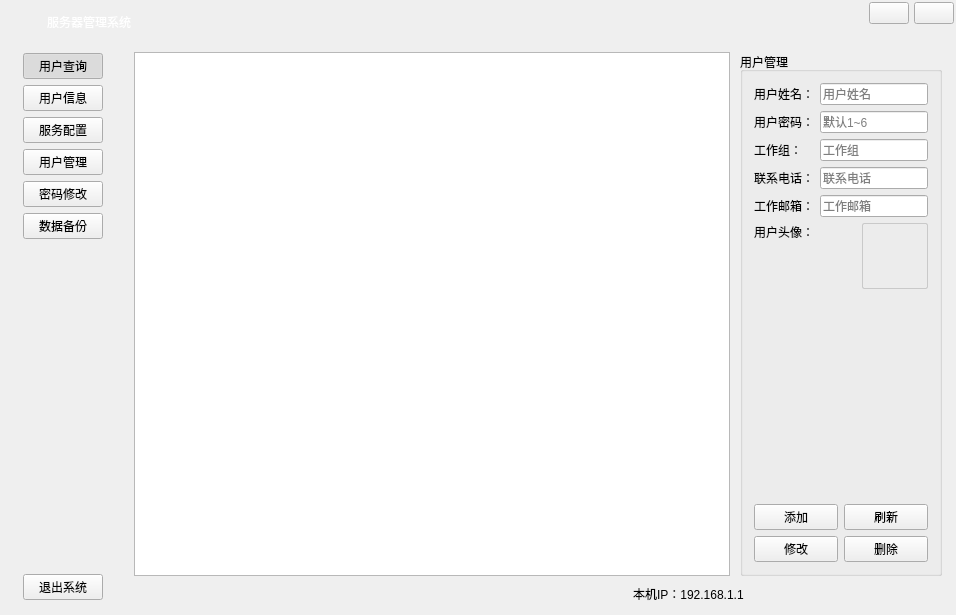
<?xml version="1.0" encoding="UTF-8"?>
<ui version="4.0">
 <class>MainWindow</class>
 <widget class="QWidget" name="MainWindow">
  <property name="geometry">
   <rect>
    <x>0</x>
    <y>0</y>
    <width>956</width>
    <height>615</height>
   </rect>
  </property>
  <property name="windowTitle">
   <string>局域网通信管理系统</string>
  </property>
  <property name="windowIcon">
   <iconset resource="images.qrc">
    <normaloff>:/resource/images/ic_app.png</normaloff>:/resource/images/ic_app.png</iconset>
  </property>
  <property name="styleSheet">
   <string notr="true"/>
  </property>
  <layout class="QVBoxLayout" name="verticalLayout">
   <property name="spacing">
    <number>0</number>
   </property>
   <property name="leftMargin">
    <number>2</number>
   </property>
   <property name="topMargin">
    <number>2</number>
   </property>
   <property name="rightMargin">
    <number>2</number>
   </property>
   <property name="bottomMargin">
    <number>2</number>
   </property>
   <item>
    <widget class="QWidget" name="widgetWinTitle" native="true">
     <property name="minimumSize">
      <size>
       <width>0</width>
       <height>40</height>
      </size>
     </property>
     <property name="maximumSize">
      <size>
       <width>16777215</width>
       <height>40</height>
      </size>
     </property>
     <layout class="QHBoxLayout" name="horizontalLayout_2" stretch="0,1,0,0">
      <property name="spacing">
       <number>5</number>
      </property>
      <property name="leftMargin">
       <number>10</number>
      </property>
      <property name="topMargin">
       <number>0</number>
      </property>
      <property name="rightMargin">
       <number>0</number>
      </property>
      <property name="bottomMargin">
       <number>0</number>
      </property>
      <item>
       <widget class="QLabel" name="labelWinIcon">
        <property name="minimumSize">
         <size>
          <width>30</width>
          <height>30</height>
         </size>
        </property>
        <property name="maximumSize">
         <size>
          <width>50</width>
          <height>50</height>
         </size>
        </property>
        <property name="text">
         <string/>
        </property>
        <property name="pixmap">
         <pixmap resource="images.qrc">:/resource/images/ic_app.png</pixmap>
        </property>
       </widget>
      </item>
      <item>
       <widget class="QLabel" name="labelWinTitle">
        <property name="styleSheet">
         <string notr="true">color: #FFFFFF;</string>
        </property>
        <property name="text">
         <string>服务器管理系统</string>
        </property>
       </widget>
      </item>
      <item alignment="Qt::AlignTop">
       <widget class="QPushButton" name="btnWinMin">
        <property name="focusPolicy">
         <enum>Qt::NoFocus</enum>
        </property>
        <property name="text">
         <string/>
        </property>
        <property name="icon">
         <iconset resource="images.qrc">
          <normaloff>:/resource/common/ic_min.png</normaloff>:/resource/common/ic_min.png</iconset>
        </property>
       </widget>
      </item>
      <item alignment="Qt::AlignTop">
       <widget class="QPushButton" name="btnWinClose">
        <property name="focusPolicy">
         <enum>Qt::NoFocus</enum>
        </property>
        <property name="text">
         <string/>
        </property>
        <property name="icon">
         <iconset resource="images.qrc">
          <normaloff>:/resource/common/ic_close_white.png</normaloff>:/resource/common/ic_close_white.png</iconset>
        </property>
       </widget>
      </item>
     </layout>
    </widget>
   </item>
   <item>
    <widget class="QWidget" name="widgetBody" native="true">
     <layout class="QHBoxLayout" name="horizontalLayout">
      <property name="spacing">
       <number>0</number>
      </property>
      <property name="leftMargin">
       <number>0</number>
      </property>
      <property name="topMargin">
       <number>0</number>
      </property>
      <property name="rightMargin">
       <number>0</number>
      </property>
      <property name="bottomMargin">
       <number>0</number>
      </property>
      <item>
       <widget class="QStackedWidget" name="stackedWidgetMain">
        <property name="currentIndex">
         <number>1</number>
        </property>
        <widget class="QWidget" name="LoginWidget">
         <widget class="QWidget" name="widgetUser" native="true">
          <property name="geometry">
           <rect>
            <x>600</x>
            <y>160</y>
            <width>282</width>
            <height>147</height>
           </rect>
          </property>
          <property name="minimumSize">
           <size>
            <width>282</width>
            <height>147</height>
           </size>
          </property>
          <property name="maximumSize">
           <size>
            <width>282</width>
            <height>147</height>
           </size>
          </property>
          <widget class="QPushButton" name="btnExit">
           <property name="geometry">
            <rect>
             <x>36</x>
             <y>109</y>
             <width>75</width>
             <height>23</height>
            </rect>
           </property>
           <property name="focusPolicy">
            <enum>Qt::NoFocus</enum>
           </property>
           <property name="text">
            <string>退出</string>
           </property>
           <property name="icon">
            <iconset resource="images.qrc">
             <normaloff>:/resource/images/ic_cancel.png</normaloff>:/resource/images/ic_cancel.png</iconset>
           </property>
          </widget>
          <widget class="QPushButton" name="btnLogin">
           <property name="geometry">
            <rect>
             <x>173</x>
             <y>110</y>
             <width>75</width>
             <height>23</height>
            </rect>
           </property>
           <property name="focusPolicy">
            <enum>Qt::NoFocus</enum>
           </property>
           <property name="text">
            <string>登录</string>
           </property>
           <property name="icon">
            <iconset resource="images.qrc">
             <normaloff>:/resource/images/ic_ok.png</normaloff>:/resource/images/ic_ok.png</iconset>
           </property>
          </widget>
          <widget class="QLabel" name="label">
           <property name="geometry">
            <rect>
             <x>33</x>
             <y>22</y>
             <width>36</width>
             <height>16</height>
            </rect>
           </property>
           <property name="text">
            <string>用名：</string>
           </property>
          </widget>
          <widget class="QLabel" name="label_2">
           <property name="geometry">
            <rect>
             <x>33</x>
             <y>66</y>
             <width>36</width>
             <height>16</height>
            </rect>
           </property>
           <property name="text">
            <string>密码：</string>
           </property>
          </widget>
          <widget class="QLineEdit" name="lineEditUser">
           <property name="geometry">
            <rect>
             <x>78</x>
             <y>22</y>
             <width>171</width>
             <height>20</height>
            </rect>
           </property>
           <property name="text">
            <string>admin</string>
           </property>
          </widget>
          <widget class="QLineEdit" name="lineEditPasswd">
           <property name="geometry">
            <rect>
             <x>78</x>
             <y>66</y>
             <width>171</width>
             <height>20</height>
            </rect>
           </property>
           <property name="text">
            <string>123456</string>
           </property>
           <property name="echoMode">
            <enum>QLineEdit::Password</enum>
           </property>
          </widget>
         </widget>
        </widget>
        <widget class="QWidget" name="MainWidget">
         <layout class="QHBoxLayout" name="horizontalLayout_3" stretch="0,0">
          <property name="spacing">
           <number>0</number>
          </property>
          <property name="leftMargin">
           <number>10</number>
          </property>
          <property name="topMargin">
           <number>0</number>
          </property>
          <property name="rightMargin">
           <number>2</number>
          </property>
          <property name="bottomMargin">
           <number>2</number>
          </property>
          <item>
           <widget class="QWidget" name="widgetNav" native="true">
            <layout class="QVBoxLayout" name="verticalLayout_3">
             <item>
              <widget class="QPushButton" name="btnUserInfoPage">
               <property name="focusPolicy">
                <enum>Qt::NoFocus</enum>
               </property>
               <property name="text">
                <string>用户查询</string>
               </property>
               <property name="icon">
                <iconset resource="images.qrc">
                 <normaloff>:/resource/images/ic_find.png</normaloff>:/resource/images/ic_find.png</iconset>
               </property>
               <property name="iconSize">
                <size>
                 <width>24</width>
                 <height>24</height>
                </size>
               </property>
               <property name="checkable">
                <bool>true</bool>
               </property>
               <property name="checked">
                <bool>true</bool>
               </property>
              </widget>
             </item>
             <item>
              <widget class="QPushButton" name="btnScorePage">
               <property name="focusPolicy">
                <enum>Qt::NoFocus</enum>
               </property>
               <property name="text">
                <string>用户信息</string>
               </property>
               <property name="icon">
                <iconset resource="images.qrc">
                 <normaloff>:/resource/images/ic_goods.png</normaloff>:/resource/images/ic_goods.png</iconset>
               </property>
               <property name="iconSize">
                <size>
                 <width>24</width>
                 <height>24</height>
                </size>
               </property>
               <property name="checkable">
                <bool>true</bool>
               </property>
              </widget>
             </item>
             <item>
              <widget class="QPushButton" name="btnScoreInsertPage">
               <property name="focusPolicy">
                <enum>Qt::NoFocus</enum>
               </property>
               <property name="text">
                <string>服务配置</string>
               </property>
               <property name="icon">
                <iconset resource="images.qrc">
                 <normaloff>:/resource/images/ic_goods.png</normaloff>:/resource/images/ic_goods.png</iconset>
               </property>
               <property name="iconSize">
                <size>
                 <width>24</width>
                 <height>24</height>
                </size>
               </property>
               <property name="checkable">
                <bool>true</bool>
               </property>
              </widget>
             </item>
             <item>
              <widget class="QPushButton" name="btnUsersPage">
               <property name="focusPolicy">
                <enum>Qt::NoFocus</enum>
               </property>
               <property name="text">
                <string>用户管理</string>
               </property>
               <property name="icon">
                <iconset resource="images.qrc">
                 <normaloff>:/resource/images/if_users.png</normaloff>:/resource/images/if_users.png</iconset>
               </property>
               <property name="iconSize">
                <size>
                 <width>24</width>
                 <height>24</height>
                </size>
               </property>
               <property name="checkable">
                <bool>true</bool>
               </property>
              </widget>
             </item>
             <item>
              <widget class="QPushButton" name="btnPasswordPage">
               <property name="focusPolicy">
                <enum>Qt::NoFocus</enum>
               </property>
               <property name="text">
                <string>密码修改</string>
               </property>
               <property name="icon">
                <iconset resource="images.qrc">
                 <normaloff>:/resource/images/ic_key.png</normaloff>:/resource/images/ic_key.png</iconset>
               </property>
               <property name="iconSize">
                <size>
                 <width>24</width>
                 <height>24</height>
                </size>
               </property>
               <property name="checkable">
                <bool>true</bool>
               </property>
              </widget>
             </item>
             <item>
              <widget class="QPushButton" name="btnDataBackup">
               <property name="focusPolicy">
                <enum>Qt::NoFocus</enum>
               </property>
               <property name="text">
                <string>数据备份</string>
               </property>
               <property name="icon">
                <iconset resource="images.qrc">
                 <normaloff>:/resource/images/ic_backup.png</normaloff>:/resource/images/ic_backup.png</iconset>
               </property>
               <property name="iconSize">
                <size>
                 <width>24</width>
                 <height>24</height>
                </size>
               </property>
               <property name="checkable">
                <bool>true</bool>
               </property>
              </widget>
             </item>
             <item>
              <spacer name="verticalSpacer">
               <property name="orientation">
                <enum>Qt::Vertical</enum>
               </property>
               <property name="sizeHint" stdset="0">
                <size>
                 <width>20</width>
                 <height>330</height>
                </size>
               </property>
              </spacer>
             </item>
             <item>
              <widget class="QPushButton" name="btnQuit">
               <property name="focusPolicy">
                <enum>Qt::NoFocus</enum>
               </property>
               <property name="text">
                <string>退出系统</string>
               </property>
               <property name="icon">
                <iconset resource="images.qrc">
                 <normaloff>:/resource/images/ic_exit.png</normaloff>:/resource/images/ic_exit.png</iconset>
               </property>
               <property name="iconSize">
                <size>
                 <width>24</width>
                 <height>24</height>
                </size>
               </property>
              </widget>
             </item>
            </layout>
           </widget>
          </item>
          <item>
           <widget class="QWidget" name="widgetRight" native="true">
            <layout class="QVBoxLayout" name="verticalLayout_8">
             <property name="spacing">
              <number>0</number>
             </property>
             <property name="leftMargin">
              <number>0</number>
             </property>
             <property name="topMargin">
              <number>0</number>
             </property>
             <property name="rightMargin">
              <number>0</number>
             </property>
             <property name="bottomMargin">
              <number>0</number>
             </property>
             <item>
              <widget class="AnimationStackedWidget" name="stackedWidgetFunc">
               <property name="currentIndex">
                <number>3</number>
               </property>
               <widget class="QWidget" name="page">
                <layout class="QVBoxLayout" name="verticalLayout_11">
                 <item alignment="Qt::AlignLeft|Qt::AlignTop">
                  <widget class="QGroupBox" name="groupBox_2">
                   <property name="title">
                    <string>用户信息</string>
                   </property>
                   <layout class="QVBoxLayout" name="verticalLayout_4"/>
                  </widget>
                 </item>
                </layout>
               </widget>
               <widget class="QWidget" name="page_2">
                <layout class="QVBoxLayout" name="verticalLayout_5" stretch="0">
                 <property name="spacing">
                  <number>10</number>
                 </property>
                 <property name="leftMargin">
                  <number>10</number>
                 </property>
                 <property name="topMargin">
                  <number>10</number>
                 </property>
                 <property name="rightMargin">
                  <number>10</number>
                 </property>
                 <property name="bottomMargin">
                  <number>10</number>
                 </property>
                 <item>
                  <widget class="QTextBrowser" name="textBrowser"/>
                 </item>
                </layout>
               </widget>
               <widget class="QWidget" name="page_3">
                <layout class="QVBoxLayout" name="verticalLayout_9"/>
               </widget>
               <widget class="QWidget" name="page_4">
                <layout class="QHBoxLayout" name="horizontalLayout_6" stretch="0,1,0">
                 <property name="spacing">
                  <number>10</number>
                 </property>
                 <property name="leftMargin">
                  <number>10</number>
                 </property>
                 <property name="topMargin">
                  <number>10</number>
                 </property>
                 <property name="rightMargin">
                  <number>10</number>
                 </property>
                 <property name="bottomMargin">
                  <number>0</number>
                 </property>
                 <item>
                  <widget class="QWidget" name="widget_2" native="true"/>
                 </item>
                 <item>
                  <widget class="QTableView" name="tableViewUsers"/>
                 </item>
                 <item>
                  <widget class="QGroupBox" name="groupBox_5">
                   <property name="title">
                    <string>用户管理</string>
                   </property>
                   <layout class="QVBoxLayout" name="verticalLayout_7">
                    <item>
                     <layout class="QGridLayout" name="gridLayout_3">
                      <item row="1" column="1" colspan="2">
                       <widget class="QLineEdit" name="lineEditAddPasswd">
                        <property name="placeholderText">
                         <string>默认1~6</string>
                        </property>
                       </widget>
                      </item>
                      <item row="1" column="0">
                       <widget class="QLabel" name="label_12">
                        <property name="text">
                         <string>用户密码：</string>
                        </property>
                       </widget>
                      </item>
                      <item row="3" column="0">
                       <widget class="QLabel" name="label_14">
                        <property name="text">
                         <string>联系电话：</string>
                        </property>
                       </widget>
                      </item>
                      <item row="5" column="0" colspan="2">
                       <widget class="QLabel" name="label_10">
                        <property name="text">
                         <string>用户头像：</string>
                        </property>
                        <property name="alignment">
                         <set>Qt::AlignLeading|Qt::AlignLeft|Qt::AlignTop</set>
                        </property>
                       </widget>
                      </item>
                      <item row="2" column="0">
                       <widget class="QLabel" name="label_13">
                        <property name="text">
                         <string>工作组：</string>
                        </property>
                       </widget>
                      </item>
                      <item row="4" column="1" colspan="2">
                       <widget class="QLineEdit" name="lineEditUserEmail">
                        <property name="placeholderText">
                         <string>工作邮箱</string>
                        </property>
                       </widget>
                      </item>
                      <item row="5" column="2">
                       <widget class="QLabel" name="labelUserHead">
                        <property name="minimumSize">
                         <size>
                          <width>66</width>
                          <height>66</height>
                         </size>
                        </property>
                        <property name="maximumSize">
                         <size>
                          <width>66</width>
                          <height>66</height>
                         </size>
                        </property>
                        <property name="styleSheet">
                         <string notr="true">QLabel {
	border: 1px solid #C9C9C9;
	border-radius: 2px;
}</string>
                        </property>
                        <property name="text">
                         <string/>
                        </property>
                        <property name="pixmap">
                         <pixmap resource="images.qrc">:/resource/images/if_users.png</pixmap>
                        </property>
                        <property name="alignment">
                         <set>Qt::AlignCenter</set>
                        </property>
                       </widget>
                      </item>
                      <item row="3" column="1" colspan="2">
                       <widget class="QLineEdit" name="lineEditUserPhone">
                        <property name="placeholderText">
                         <string>联系电话</string>
                        </property>
                       </widget>
                      </item>
                      <item row="0" column="0">
                       <widget class="QLabel" name="label_11">
                        <property name="text">
                         <string>用户姓名：</string>
                        </property>
                       </widget>
                      </item>
                      <item row="2" column="1" colspan="2">
                       <widget class="QLineEdit" name="lineEditUserGroup">
                        <property name="placeholderText">
                         <string>工作组</string>
                        </property>
                       </widget>
                      </item>
                      <item row="0" column="1" colspan="2">
                       <widget class="QLineEdit" name="lineEditAddUser">
                        <property name="placeholderText">
                         <string>用户姓名</string>
                        </property>
                       </widget>
                      </item>
                      <item row="4" column="0">
                       <widget class="QLabel" name="label_18">
                        <property name="text">
                         <string>工作邮箱：</string>
                        </property>
                       </widget>
                      </item>
                     </layout>
                    </item>
                    <item>
                     <spacer name="verticalSpacer_3">
                      <property name="orientation">
                       <enum>Qt::Vertical</enum>
                      </property>
                      <property name="sizeHint" stdset="0">
                       <size>
                        <width>20</width>
                        <height>223</height>
                       </size>
                      </property>
                     </spacer>
                    </item>
                    <item>
                     <layout class="QGridLayout" name="gridLayout_2">
                      <item row="0" column="0">
                       <widget class="QPushButton" name="btnUserInsert">
                        <property name="focusPolicy">
                         <enum>Qt::NoFocus</enum>
                        </property>
                        <property name="text">
                         <string>添加</string>
                        </property>
                        <property name="icon">
                         <iconset resource="images.qrc">
                          <normaloff>:/resource/images/ic_add.png</normaloff>:/resource/images/ic_add.png</iconset>
                        </property>
                       </widget>
                      </item>
                      <item row="0" column="1">
                       <widget class="QPushButton" name="btnUserRefresh">
                        <property name="focusPolicy">
                         <enum>Qt::NoFocus</enum>
                        </property>
                        <property name="text">
                         <string>刷新</string>
                        </property>
                        <property name="icon">
                         <iconset resource="images.qrc">
                          <normaloff>:/resource/images/ic_refresh.png</normaloff>:/resource/images/ic_refresh.png</iconset>
                        </property>
                       </widget>
                      </item>
                      <item row="1" column="0">
                       <widget class="QPushButton" name="btnUserEdit">
                        <property name="focusPolicy">
                         <enum>Qt::NoFocus</enum>
                        </property>
                        <property name="text">
                         <string>修改</string>
                        </property>
                        <property name="icon">
                         <iconset resource="images.qrc">
                          <normaloff>:/resource/images/ic_edit.png</normaloff>:/resource/images/ic_edit.png</iconset>
                        </property>
                       </widget>
                      </item>
                      <item row="1" column="1">
                       <widget class="QPushButton" name="btnUserDelete">
                        <property name="focusPolicy">
                         <enum>Qt::NoFocus</enum>
                        </property>
                        <property name="text">
                         <string>删除</string>
                        </property>
                        <property name="icon">
                         <iconset resource="images.qrc">
                          <normaloff>:/resource/images/ic_delete.png</normaloff>:/resource/images/ic_delete.png</iconset>
                        </property>
                       </widget>
                      </item>
                     </layout>
                    </item>
                   </layout>
                  </widget>
                 </item>
                </layout>
               </widget>
               <widget class="QWidget" name="page_5">
                <widget class="QGroupBox" name="groupBox_6">
                 <property name="geometry">
                  <rect>
                   <x>180</x>
                   <y>170</y>
                   <width>351</width>
                   <height>251</height>
                  </rect>
                 </property>
                 <property name="title">
                  <string>修改密码</string>
                 </property>
                 <layout class="QVBoxLayout" name="verticalLayout_2">
                  <item>
                   <layout class="QFormLayout" name="formLayout_3">
                    <item row="0" column="0">
                     <widget class="QLabel" name="label_15">
                      <property name="text">
                       <string>旧密码：</string>
                      </property>
                     </widget>
                    </item>
                    <item row="0" column="1">
                     <widget class="QLineEdit" name="lineEditOldPasswd">
                      <property name="echoMode">
                       <enum>QLineEdit::Password</enum>
                      </property>
                     </widget>
                    </item>
                    <item row="1" column="0">
                     <widget class="QLabel" name="label_16">
                      <property name="text">
                       <string>新密码：</string>
                      </property>
                     </widget>
                    </item>
                    <item row="1" column="1">
                     <widget class="QLineEdit" name="lineEditNewPasswd">
                      <property name="echoMode">
                       <enum>QLineEdit::Password</enum>
                      </property>
                     </widget>
                    </item>
                    <item row="2" column="0">
                     <widget class="QLabel" name="label_17">
                      <property name="text">
                       <string>新密码：</string>
                      </property>
                     </widget>
                    </item>
                    <item row="2" column="1">
                     <widget class="QLineEdit" name="lineEditNewPasswd2">
                      <property name="echoMode">
                       <enum>QLineEdit::Password</enum>
                      </property>
                     </widget>
                    </item>
                   </layout>
                  </item>
                  <item>
                   <spacer name="verticalSpacer_5">
                    <property name="orientation">
                     <enum>Qt::Vertical</enum>
                    </property>
                    <property name="sizeHint" stdset="0">
                     <size>
                      <width>20</width>
                      <height>50</height>
                     </size>
                    </property>
                   </spacer>
                  </item>
                  <item>
                   <layout class="QHBoxLayout" name="horizontalLayout_8">
                    <item>
                     <spacer name="horizontalSpacer_4">
                      <property name="orientation">
                       <enum>Qt::Horizontal</enum>
                      </property>
                      <property name="sizeHint" stdset="0">
                       <size>
                        <width>37</width>
                        <height>17</height>
                       </size>
                      </property>
                     </spacer>
                    </item>
                    <item>
                     <widget class="QPushButton" name="btnPasswdChange">
                      <property name="minimumSize">
                       <size>
                        <width>150</width>
                        <height>30</height>
                       </size>
                      </property>
                      <property name="focusPolicy">
                       <enum>Qt::NoFocus</enum>
                      </property>
                      <property name="text">
                       <string>修改</string>
                      </property>
                      <property name="icon">
                       <iconset resource="images.qrc">
                        <normaloff>:/resource/images/ic_ok.png</normaloff>:/resource/images/ic_ok.png</iconset>
                      </property>
                     </widget>
                    </item>
                    <item>
                     <spacer name="horizontalSpacer_3">
                      <property name="orientation">
                       <enum>Qt::Horizontal</enum>
                      </property>
                      <property name="sizeHint" stdset="0">
                       <size>
                        <width>40</width>
                        <height>20</height>
                       </size>
                      </property>
                     </spacer>
                    </item>
                   </layout>
                  </item>
                  <item>
                   <spacer name="verticalSpacer_4">
                    <property name="orientation">
                     <enum>Qt::Vertical</enum>
                    </property>
                    <property name="sizeHint" stdset="0">
                     <size>
                      <width>20</width>
                      <height>45</height>
                     </size>
                    </property>
                   </spacer>
                  </item>
                 </layout>
                </widget>
               </widget>
               <widget class="QWidget" name="page_6">
                <layout class="QVBoxLayout" name="verticalLayout_6">
                 <item>
                  <widget class="QGroupBox" name="groupBox">
                   <property name="title">
                    <string/>
                   </property>
                   <layout class="QVBoxLayout" name="verticalLayout_10">
                    <item>
                     <layout class="QHBoxLayout" name="horizontalLayout_14">
                      <item>
                       <widget class="QLabel" name="label_6">
                        <property name="text">
                         <string>备份目录：</string>
                        </property>
                       </widget>
                      </item>
                      <item>
                       <widget class="QLineEdit" name="lineEditBackup">
                        <property name="minimumSize">
                         <size>
                          <width>350</width>
                          <height>0</height>
                         </size>
                        </property>
                        <property name="readOnly">
                         <bool>true</bool>
                        </property>
                       </widget>
                      </item>
                      <item>
                       <widget class="QToolButton" name="toolButton">
                        <property name="text">
                         <string>...</string>
                        </property>
                       </widget>
                      </item>
                      <item>
                       <spacer name="horizontalSpacer_5">
                        <property name="orientation">
                         <enum>Qt::Horizontal</enum>
                        </property>
                        <property name="sizeHint" stdset="0">
                         <size>
                          <width>40</width>
                          <height>20</height>
                         </size>
                        </property>
                       </spacer>
                      </item>
                      <item>
                       <widget class="QPushButton" name="btnBackup">
                        <property name="text">
                         <string>备份</string>
                        </property>
                        <property name="icon">
                         <iconset resource="images.qrc">
                          <normaloff>:/resource/images/ic_data_backup.png</normaloff>:/resource/images/ic_data_backup.png</iconset>
                        </property>
                        <property name="iconSize">
                         <size>
                          <width>24</width>
                          <height>24</height>
                         </size>
                        </property>
                       </widget>
                      </item>
                      <item>
                       <widget class="QPushButton" name="btnDataUdo">
                        <property name="text">
                         <string>还原</string>
                        </property>
                        <property name="icon">
                         <iconset resource="images.qrc">
                          <normaloff>:/resource/images/ic_data_udo.png</normaloff>:/resource/images/ic_data_udo.png</iconset>
                        </property>
                        <property name="iconSize">
                         <size>
                          <width>24</width>
                          <height>24</height>
                         </size>
                        </property>
                       </widget>
                      </item>
                     </layout>
                    </item>
                    <item>
                     <spacer name="verticalSpacer_2">
                      <property name="orientation">
                       <enum>Qt::Vertical</enum>
                      </property>
                      <property name="sizeHint" stdset="0">
                       <size>
                        <width>20</width>
                        <height>490</height>
                       </size>
                      </property>
                     </spacer>
                    </item>
                   </layout>
                  </widget>
                 </item>
                </layout>
               </widget>
              </widget>
             </item>
             <item>
              <widget class="QWidget" name="widgetStatus" native="true">
               <property name="minimumSize">
                <size>
                 <width>0</width>
                 <height>35</height>
                </size>
               </property>
               <layout class="QHBoxLayout" name="horizontalLayout_5" stretch="1,0,0">
                <property name="leftMargin">
                 <number>2</number>
                </property>
                <property name="topMargin">
                 <number>2</number>
                </property>
                <property name="rightMargin">
                 <number>2</number>
                </property>
                <property name="bottomMargin">
                 <number>2</number>
                </property>
                <item>
                 <widget class="QWidget" name="widget" native="true"/>
                </item>
                <item>
                 <widget class="QLabel" name="labelHostAddr">
                  <property name="text">
                   <string>本机IP：192.168.1.1</string>
                  </property>
                 </widget>
                </item>
                <item>
                 <widget class="QLabel" name="labelSystemTime">
                  <property name="minimumSize">
                   <size>
                    <width>200</width>
                    <height>0</height>
                   </size>
                  </property>
                  <property name="text">
                   <string/>
                  </property>
                  <property name="alignment">
                   <set>Qt::AlignCenter</set>
                  </property>
                 </widget>
                </item>
               </layout>
              </widget>
             </item>
            </layout>
           </widget>
          </item>
         </layout>
        </widget>
       </widget>
      </item>
     </layout>
    </widget>
   </item>
  </layout>
 </widget>
 <layoutdefault spacing="6" margin="11"/>
 <customwidgets>
  <customwidget>
   <class>AnimationStackedWidget</class>
   <extends>QStackedWidget</extends>
   <header>animationstackedwidget.h</header>
   <container>1</container>
  </customwidget>
 </customwidgets>
 <tabstops>
  <tabstop>lineEditUser</tabstop>
  <tabstop>lineEditPasswd</tabstop>
 </tabstops>
 <resources>
  <include location="images.qrc"/>
 </resources>
 <connections/>
</ui>
